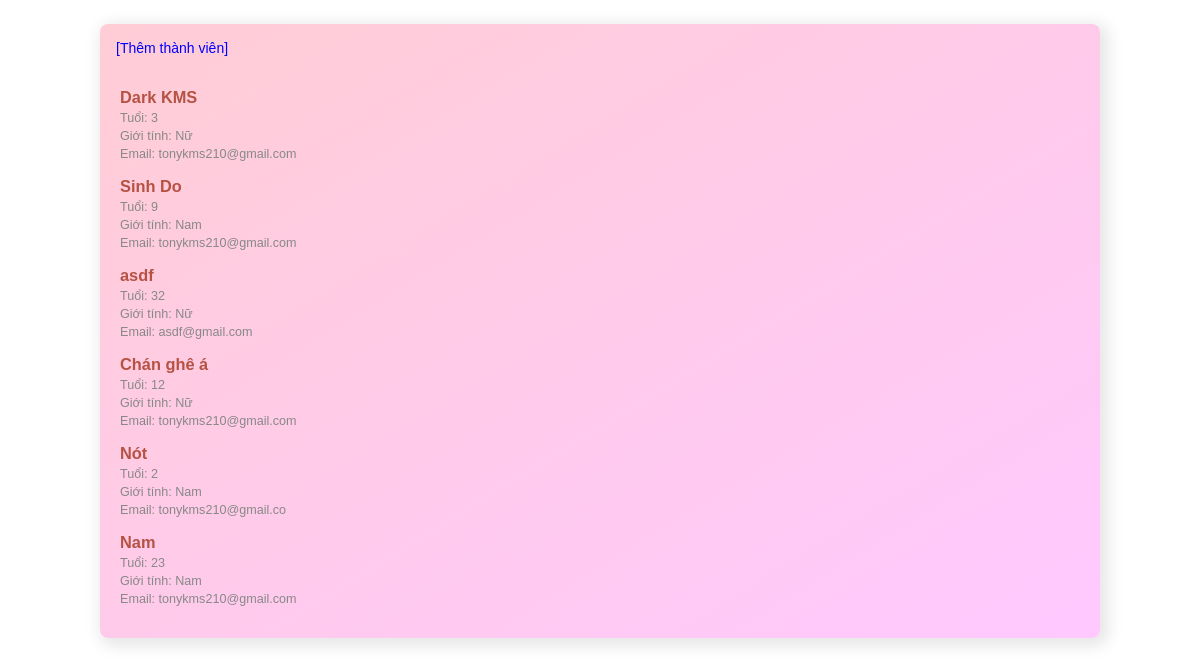
/buoi3/index.php, run on the app's committed database.
### tables this page shows
CREATE TABLE `buoi3` (
  `id` int(11) NOT NULL,
  `name` varchar(50) NOT NULL,
  `gender` bit(1) NOT NULL,
  `age` int(3) NOT NULL,
  `email` varchar(50) NOT NULL
);

### buoi3/index.php (the view, shortened to what this page needs)
<?php
$conn = mysqli_connect('localhost', 'u863046739_learn', 'Learn@123', 'u863046739_learn');
mysqli_set_charset($conn, 'utf8');
$query = "select * from buoi3";
$result = mysqli_query($conn, $query);
?>
<!DOCTYPE html>
<html lang="vi">
<head>
    <link rel="stylesheet" href="style.css">
</head>
<body>
    <div class="tag">
        <a href="insert">[Thêm thành viên]</a>
        <br><br>
        <?php foreach ($result as $user) { ?>
            <div class="user">
                <h3><?php echo $user['name']; ?></h3>
                <p>Tuổi: <?php echo $user['age']; ?></p>
                <p>Giới tính:
                    <?php
                        if ($user['gender'] == 0) echo 'Nam';
                        else echo 'Nữ';
                    ?>
                </p>
                <p>Email: <?php echo $user['email']; ?></p>
            </div>
        <?php } ?>
    </div>
</body>
</html>

### buoi3/style.css (style rules this page uses)
body { font-family: Helvetica, sans-serif; font-size: 14px; color: #b65243; padding: 1rem; }
a { text-decoration: none; color: #00f; }
.tag { position: relative; display: block; width: 1000px; max-width: 100%; margin: auto; padding: 1rem; box-sizing: border-box; background: linear-gradient(to bottom right, rgb(255, 205, 213), rgb(255, 200, 255)); border-radius: .5rem; box-shadow: .25rem .25rem 1rem .25rem rgba(0, 0, 0, .1); }
.user { margin: 1rem 0px; }
.user h3, .user p { margin: .25rem; }
.user p { font-size: 90%; color: #888; }

### data on the page
buoi3: name "Dark KMS", age "3", gender "Nữ", email "tonykms210@gmail.com"
buoi3: name "Sinh Do", age "9", gender "Nam", email "tonykms210@gmail.com"
buoi3: name "asdf", age "32", gender "Nữ", email "asdf@gmail.com"
buoi3: name "Chán ghê á", age "12", gender "Nữ", email "tonykms210@gmail.com"
buoi3: name "Nót", age "2", gender "Nam", email "tonykms210@gmail.co"
buoi3: name "Nam", age "23", gender "Nam", email "tonykms210@gmail.com"
